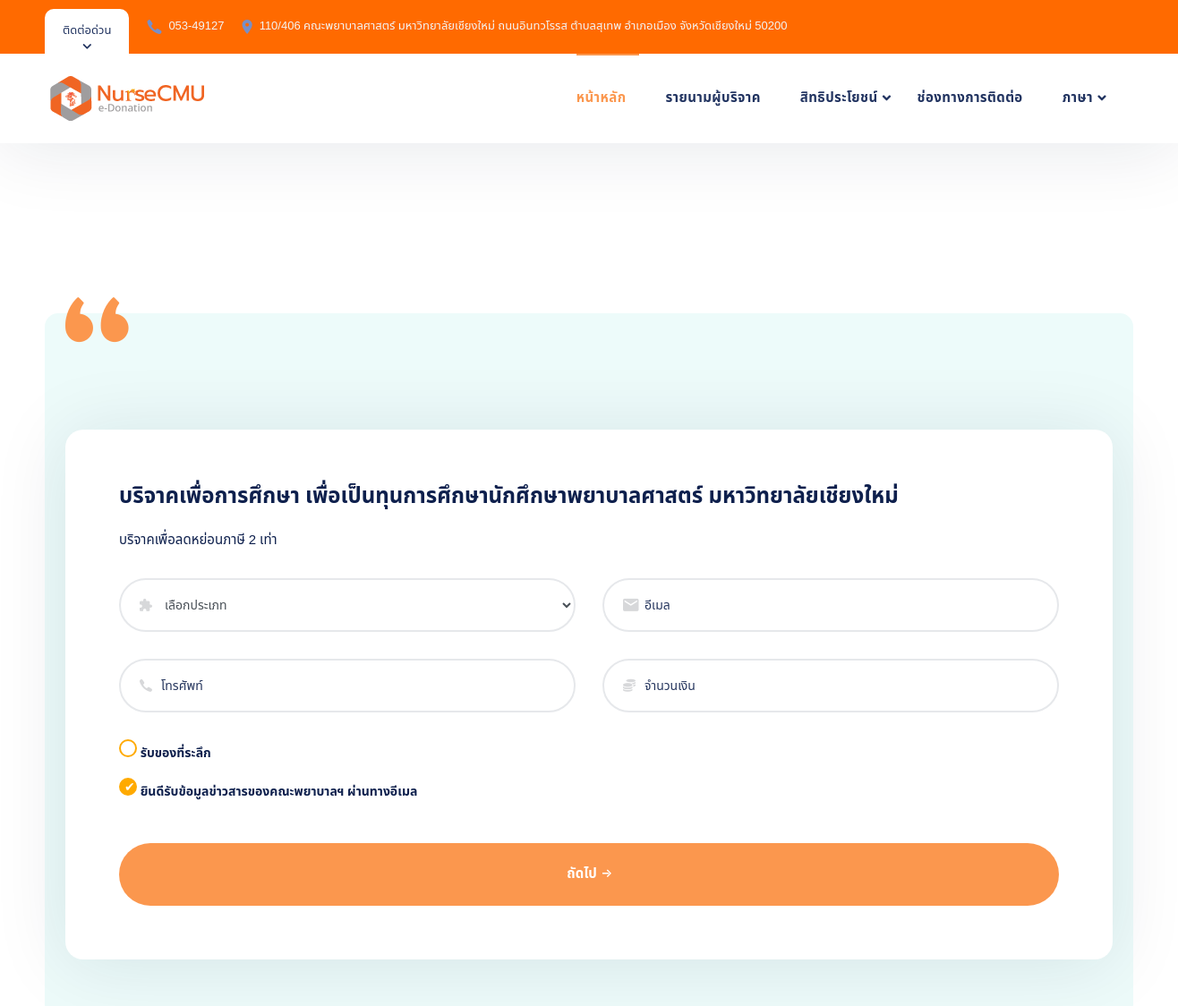
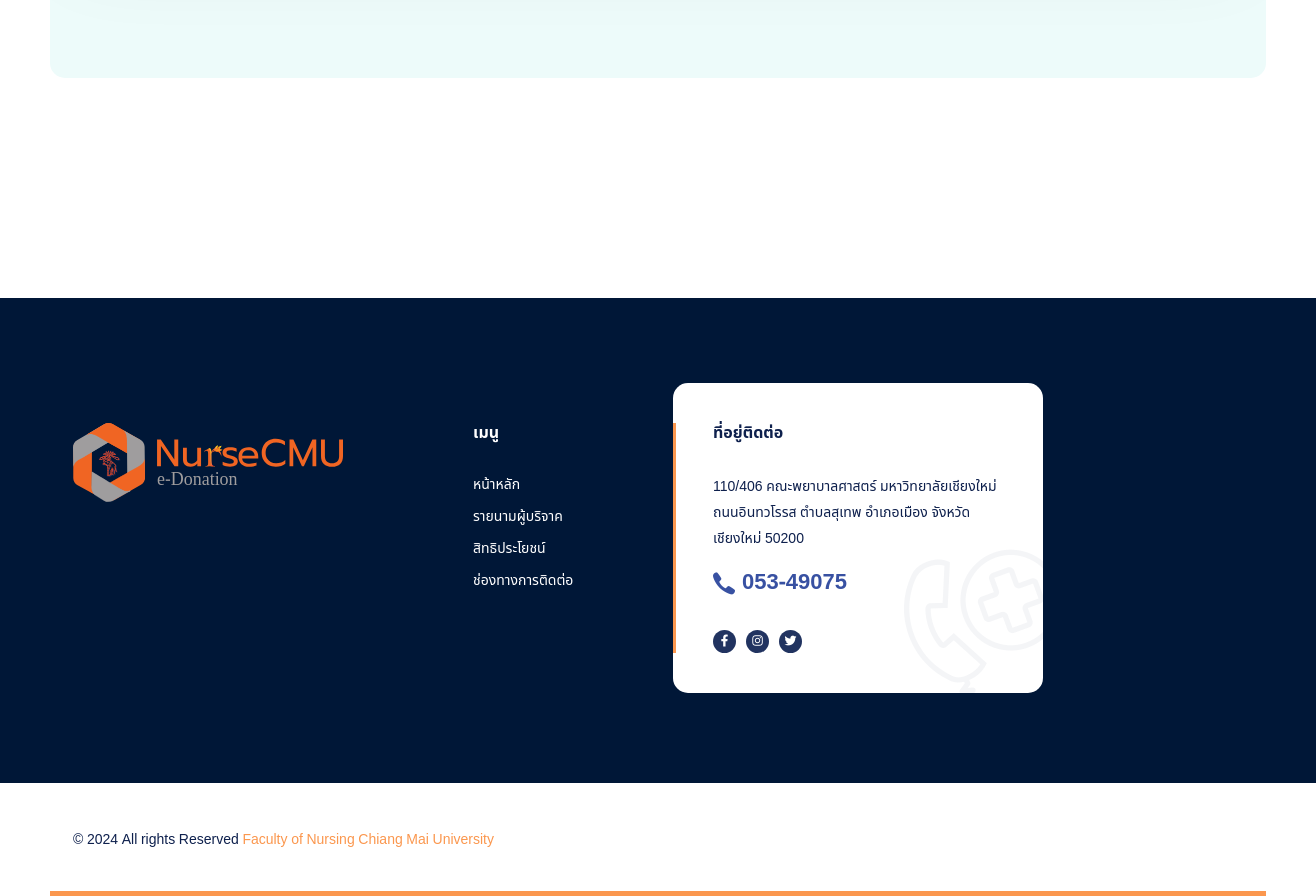
Screenshot of /donat/?project_number=121205 with the database file from the repository (2 pictures, top to bottom).
### tables this page shows
CREATE TABLE `project` (
  `project_id` int(11) NOT NULL,
  `project_number` varchar(10) NOT NULL COMMENT 'เลขโครงการ',
  `project_name` varchar(255) NOT NULL COMMENT 'ชื่อโครงการ',
  `project_description` varchar(255) NOT NULL COMMENT 'ชื่อแสดงในใบเสร็จ',
  `project_details` text NOT NULL COMMENT 'รายละเอียดโครงการแสดงหน้าเว็บ',
  `project_tex` varchar(255) NOT NULL COMMENT 'ลดหย่อน',
  `img_file` varchar(255) NOT NULL COMMENT 'รูปโครงการ',
  `dateCreate` timestamp NOT NULL DEFAULT current_timestamp() ON UPDATE current_timestamp()
);

### donat/index.php (the view, shortened to what this page needs)
<!DOCTYPE html>
<html lang="en">
<?php
include_once('../config/head.php');
?>
<body>
    <div class="wrapper">
        <?php
        include_once('../config/header.php');
        ?>
        <section class="team-layout1 pb-80">
        </section>
        <section class="testimonials-layout1 pt-130 pb-80">
            <div class="container">
                <div class="testimonials-wrapper">
                    <div class="row">
                        <div class="col-sm-12 col-md-12 col-lg-12">
                            <div class="contact-panel mb-50">
                                <form class="contact-panel__form" method="post" id="contactForm">
                                    <div class="row">
                                        <?php
                                        if (isset($_GET['project_number'])) {
                                            $project_number = $_GET['project_number'];
                                            require_once '../config/connect.php';
                                            $stmt = $pdo->prepare("SELECT project_name, project_tex FROM project WHERE project_number = :project_number");
                                            $stmt->bindParam(':project_number', $project_number, PDO::PARAM_STR);
                                            $stmt->execute();
                                            $project = $stmt->fetch();
                                            if ($project) {
                                                $project_name = $project['project_name'];
                                                $project_tex = $project['project_tex'];
                                            } else {
                                                $project_name = "Project not found.";
                                                $project_tex = "";
                                            }
                                        } else {
                                            $project_name = "No project number provided.";
                                            $project_tex = "";
                                        }
                                        ?>
                                        <div class="col-sm-12">
                                            <h4 class="contact-panel__title"><?= htmlspecialchars($project_name); ?></h4>
                                            <p class="contact-panel__desc mb-30"><?= htmlspecialchars($project_tex); ?></p>
                                        </div>
                                        <div class="col-sm-6 col-md-6 col-lg-6">
                                            <div class="form-group">
                                                <select class="form-control" name="type" id="type">
                                                    <option value="">เลือกประเภท</option>
                                                </select>
                                            </div>
                                        </div>
                                        <div class="col-sm-6 col-md-6 col-lg-6">
                                            <div class="form-group">
                                                <input type="email" class="form-control" placeholder="อีเมล" id="email" name="email">
                                            </div>
                                        </div>
                                        <div class="col-sm-6 col-md-6 col-lg-6">
                                            <div class="form-group">
                                                <input type="tel" class="form-control" placeholder="โทรศัพท์" id="phone" name="phone" pattern="[0-9]{10}">
                                            </div>
                                        </div>
                                        <div class="col-sm-6 col-md-6 col-lg-6">
                                            <div class="form-group">
                                                <input type="number" class="form-control" placeholder="จำนวนเงิน" id="amount" name="amount" step="0.01">
                                            </div>
                                        </div>
                                        <div class="col-sm-6 col-md-6 col-lg-12">
                                            <div class="form-group" style="margin-bottom: 5px;">
                                                <input type="checkbox" id="gift" name="gift" disabled style="appearance: none; -webkit-appearance: none; width: 20px; height: 20px; border: 2px solid #ffaa00; border-radius: 50%; position: relative; cursor: pointer;">
                                                <label for="gift">รับของที่ระลึก</label>
                                            </div>
                                        </div>
                                        <div class="col-sm-6 col-md-6 col-lg-12">
                                            <div class="form-group" style="margin-top: 5px;">
                                                <input type="checkbox" id="cc_email" name="cc_email" checked required style="appearance: none; -webkit-appearance: none; width: 20px; height: 20px; border: 2px solid #ffaa00; border-radius: 50%; position: relative; cursor: pointer;">
                                                <label for="cc_email">ยินดีรับข้อมูลข่าวสารของคณะพยาบาลฯ ผ่านทางอีเมล</label>
                                            </div>
                                        </div>
                                        <div class="col-sm-6 col-md-6 col-lg-12">
                                            <button type="submit" class="btn btn__primary btn__rounded btn__block btn__xhight mt-10">
                                                <span>ถัดไป</span> <i class="icon-arrow-right"></i>
                                            </button>
                                        </div>
                                    </div>
                                </form>
                            </div>
                        </div>
                    </div>
                </div>
            </div>
        </section>
        <section class="about-layout5">
        </section>
        <?php
        include_once('../config/footer.php');
        ?>
    </div>
</body>
</html>

### rows the page displays
project: project_name "บริจาคเพื่อการศึกษา เพื่อเป็นทุนการศึกษานักศึกษาพยาบาลศาสตร์ มหาวิทยาลัยเชียงใหม่", project_tex "บริจาคเพื่อลดหย่อนภาษี 2 เท่า"
